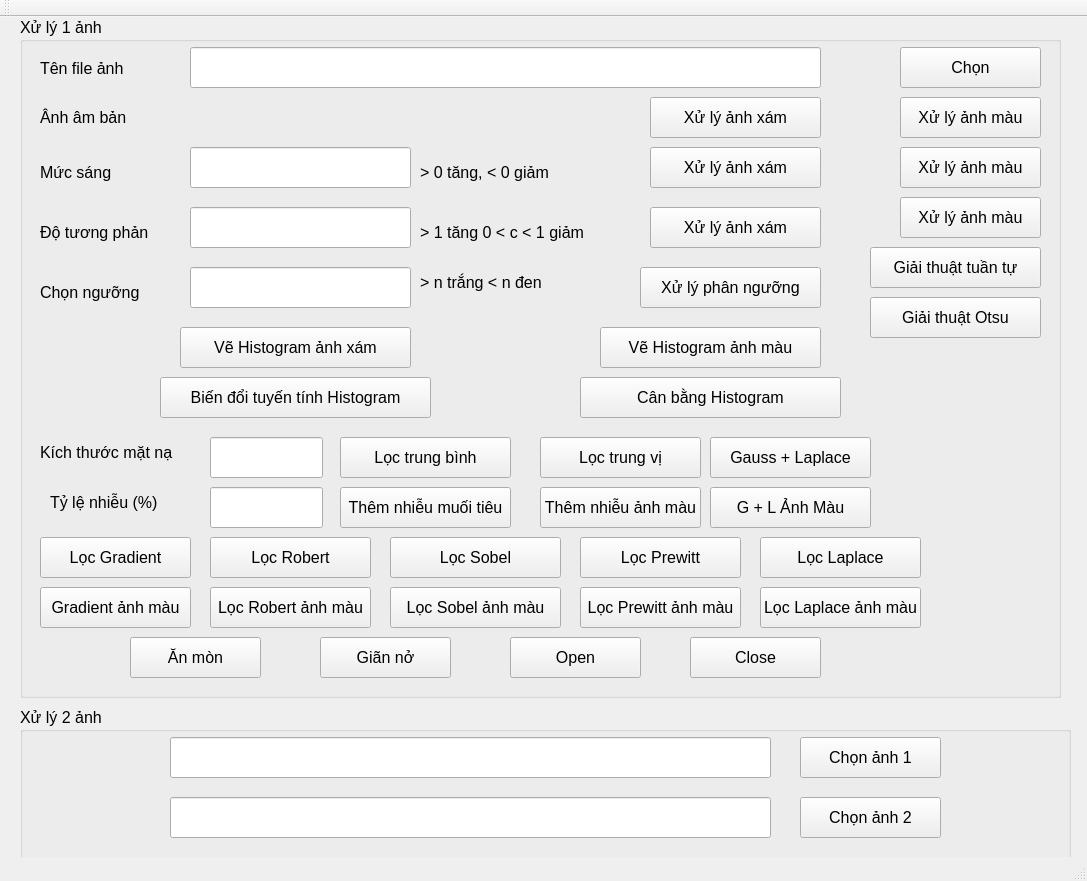
<?xml version="1.0" encoding="UTF-8"?>
<ui version="4.0">
 <class>MainWindow</class>
 <widget class="QMainWindow" name="MainWindow">
  <property name="geometry">
   <rect>
    <x>0</x>
    <y>0</y>
    <width>1087</width>
    <height>881</height>
   </rect>
  </property>
  <property name="minimumSize">
   <size>
    <width>1087</width>
    <height>881</height>
   </size>
  </property>
  <property name="font">
   <font>
    <pointsize>12</pointsize>
   </font>
  </property>
  <property name="windowTitle">
   <string>MainWindow</string>
  </property>
  <widget class="QWidget" name="centralWidget">
   <widget class="QGroupBox" name="gBox_1">
    <property name="geometry">
     <rect>
      <x>20</x>
      <y>0</y>
      <width>1041</width>
      <height>681</height>
     </rect>
    </property>
    <property name="title">
     <string>Xử lý 1 ảnh</string>
    </property>
    <widget class="QLabel" name="lb_1">
     <property name="geometry">
      <rect>
       <x>20</x>
       <y>36</y>
       <width>111</width>
       <height>31</height>
      </rect>
     </property>
     <property name="text">
      <string>Tên file ảnh</string>
     </property>
    </widget>
    <widget class="QLabel" name="lb_2">
     <property name="geometry">
      <rect>
       <x>20</x>
       <y>85</y>
       <width>121</width>
       <height>31</height>
      </rect>
     </property>
     <property name="text">
      <string>Ânh âm bản</string>
     </property>
    </widget>
    <widget class="QLabel" name="lb_3">
     <property name="geometry">
      <rect>
       <x>20</x>
       <y>140</y>
       <width>101</width>
       <height>31</height>
      </rect>
     </property>
     <property name="text">
      <string>Mức sáng</string>
     </property>
    </widget>
    <widget class="QLabel" name="lb_4">
     <property name="geometry">
      <rect>
       <x>20</x>
       <y>200</y>
       <width>141</width>
       <height>31</height>
      </rect>
     </property>
     <property name="text">
      <string>Độ tương phản</string>
     </property>
    </widget>
    <widget class="QLabel" name="lb_5">
     <property name="geometry">
      <rect>
       <x>20</x>
       <y>260</y>
       <width>121</width>
       <height>31</height>
      </rect>
     </property>
     <property name="text">
      <string>Chọn ngưỡng</string>
     </property>
    </widget>
    <widget class="QLabel" name="lb_6">
     <property name="geometry">
      <rect>
       <x>400</x>
       <y>140</y>
       <width>171</width>
       <height>31</height>
      </rect>
     </property>
     <property name="text">
      <string>&gt; 0 tăng, &lt; 0 giảm</string>
     </property>
    </widget>
    <widget class="QLabel" name="lb_7">
     <property name="geometry">
      <rect>
       <x>400</x>
       <y>200</y>
       <width>221</width>
       <height>31</height>
      </rect>
     </property>
     <property name="text">
      <string>&gt; 1 tăng 0 &lt; c &lt; 1 giảm</string>
     </property>
    </widget>
    <widget class="QLabel" name="lb_8">
     <property name="geometry">
      <rect>
       <x>400</x>
       <y>250</y>
       <width>171</width>
       <height>31</height>
      </rect>
     </property>
     <property name="text">
      <string>&gt; n trắng &lt; n đen</string>
     </property>
    </widget>
    <widget class="QLineEdit" name="ln_filename">
     <property name="geometry">
      <rect>
       <x>170</x>
       <y>30</y>
       <width>631</width>
       <height>41</height>
      </rect>
     </property>
    </widget>
    <widget class="QLineEdit" name="ln_mucsang">
     <property name="geometry">
      <rect>
       <x>170</x>
       <y>130</y>
       <width>221</width>
       <height>41</height>
      </rect>
     </property>
    </widget>
    <widget class="QLineEdit" name="ln_dotuongphan">
     <property name="geometry">
      <rect>
       <x>170</x>
       <y>190</y>
       <width>221</width>
       <height>41</height>
      </rect>
     </property>
    </widget>
    <widget class="QLineEdit" name="ln_phannguong">
     <property name="geometry">
      <rect>
       <x>170</x>
       <y>250</y>
       <width>221</width>
       <height>41</height>
      </rect>
     </property>
    </widget>
    <widget class="QPushButton" name="bt_Chon">
     <property name="geometry">
      <rect>
       <x>880</x>
       <y>30</y>
       <width>141</width>
       <height>41</height>
      </rect>
     </property>
     <property name="text">
      <string>Chọn</string>
     </property>
    </widget>
    <widget class="QPushButton" name="btn_amban_xam">
     <property name="geometry">
      <rect>
       <x>630</x>
       <y>80</y>
       <width>171</width>
       <height>41</height>
      </rect>
     </property>
     <property name="text">
      <string>Xử lý ảnh xám</string>
     </property>
    </widget>
    <widget class="QPushButton" name="btn_amban_mau">
     <property name="geometry">
      <rect>
       <x>880</x>
       <y>80</y>
       <width>141</width>
       <height>41</height>
      </rect>
     </property>
     <property name="text">
      <string>Xử lý ảnh màu</string>
     </property>
    </widget>
    <widget class="QPushButton" name="btn_mucsang_xam">
     <property name="geometry">
      <rect>
       <x>630</x>
       <y>130</y>
       <width>171</width>
       <height>41</height>
      </rect>
     </property>
     <property name="text">
      <string>Xử lý ảnh xám</string>
     </property>
    </widget>
    <widget class="QPushButton" name="btn_mucsang_mau">
     <property name="geometry">
      <rect>
       <x>880</x>
       <y>130</y>
       <width>141</width>
       <height>41</height>
      </rect>
     </property>
     <property name="text">
      <string>Xử lý ảnh màu</string>
     </property>
    </widget>
    <widget class="QPushButton" name="btn_dotuongphan_xam">
     <property name="geometry">
      <rect>
       <x>630</x>
       <y>190</y>
       <width>171</width>
       <height>41</height>
      </rect>
     </property>
     <property name="text">
      <string>Xử lý ảnh xám</string>
     </property>
    </widget>
    <widget class="QPushButton" name="btn_dotuongphan_mau">
     <property name="geometry">
      <rect>
       <x>880</x>
       <y>180</y>
       <width>141</width>
       <height>41</height>
      </rect>
     </property>
     <property name="text">
      <string>Xử lý ảnh màu</string>
     </property>
    </widget>
    <widget class="QPushButton" name="btn_phannguong">
     <property name="geometry">
      <rect>
       <x>620</x>
       <y>250</y>
       <width>181</width>
       <height>41</height>
      </rect>
     </property>
     <property name="text">
      <string>Xử lý phân ngưỡng</string>
     </property>
    </widget>
    <widget class="QPushButton" name="btn_gaithuat_tuantumau">
     <property name="geometry">
      <rect>
       <x>850</x>
       <y>230</y>
       <width>171</width>
       <height>41</height>
      </rect>
     </property>
     <property name="text">
      <string>Giải thuật tuần tự</string>
     </property>
    </widget>
    <widget class="QPushButton" name="btn_giaithuat_tosu">
     <property name="geometry">
      <rect>
       <x>850</x>
       <y>280</y>
       <width>171</width>
       <height>41</height>
      </rect>
     </property>
     <property name="text">
      <string>Giải thuật Otsu</string>
     </property>
    </widget>
    <widget class="QPushButton" name="btn_histogram_xam">
     <property name="geometry">
      <rect>
       <x>160</x>
       <y>310</y>
       <width>231</width>
       <height>41</height>
      </rect>
     </property>
     <property name="text">
      <string>Vẽ Histogram ảnh xám</string>
     </property>
    </widget>
    <widget class="QPushButton" name="btn_histogram_mau">
     <property name="geometry">
      <rect>
       <x>580</x>
       <y>310</y>
       <width>221</width>
       <height>41</height>
      </rect>
     </property>
     <property name="text">
      <string>Vẽ Histogram ảnh màu</string>
     </property>
    </widget>
    <widget class="QPushButton" name="btn_biendoituyentinh_histogram">
     <property name="geometry">
      <rect>
       <x>140</x>
       <y>360</y>
       <width>271</width>
       <height>41</height>
      </rect>
     </property>
     <property name="text">
      <string>Biến đổi tuyến tính Histogram</string>
     </property>
    </widget>
    <widget class="QPushButton" name="btn_canbang_histogram">
     <property name="geometry">
      <rect>
       <x>560</x>
       <y>360</y>
       <width>261</width>
       <height>41</height>
      </rect>
     </property>
     <property name="text">
      <string>Cân bằng Histogram</string>
     </property>
    </widget>
    <widget class="QLabel" name="lb_kichthuocmatna">
     <property name="geometry">
      <rect>
       <x>20</x>
       <y>420</y>
       <width>161</width>
       <height>31</height>
      </rect>
     </property>
     <property name="text">
      <string>Kích thước mặt nạ</string>
     </property>
    </widget>
    <widget class="QLabel" name="lb_tilenhieu">
     <property name="geometry">
      <rect>
       <x>30</x>
       <y>470</y>
       <width>151</width>
       <height>31</height>
      </rect>
     </property>
     <property name="text">
      <string>Tỷ lệ nhiễu (%)</string>
     </property>
    </widget>
    <widget class="QLineEdit" name="ln_SizeMask">
     <property name="geometry">
      <rect>
       <x>190</x>
       <y>420</y>
       <width>113</width>
       <height>41</height>
      </rect>
     </property>
    </widget>
    <widget class="QLineEdit" name="ln_tylenhieu">
     <property name="geometry">
      <rect>
       <x>190</x>
       <y>470</y>
       <width>113</width>
       <height>41</height>
      </rect>
     </property>
    </widget>
    <widget class="QPushButton" name="btn_AnMon">
     <property name="geometry">
      <rect>
       <x>110</x>
       <y>620</y>
       <width>131</width>
       <height>41</height>
      </rect>
     </property>
     <property name="text">
      <string>Ăn mòn</string>
     </property>
    </widget>
    <widget class="QPushButton" name="btn_GianNo">
     <property name="geometry">
      <rect>
       <x>300</x>
       <y>620</y>
       <width>131</width>
       <height>41</height>
      </rect>
     </property>
     <property name="text">
      <string>Giãn nở</string>
     </property>
    </widget>
    <widget class="QPushButton" name="btn_Open">
     <property name="geometry">
      <rect>
       <x>490</x>
       <y>620</y>
       <width>131</width>
       <height>41</height>
      </rect>
     </property>
     <property name="text">
      <string>Open</string>
     </property>
    </widget>
    <widget class="QPushButton" name="btn_Close">
     <property name="geometry">
      <rect>
       <x>670</x>
       <y>620</y>
       <width>131</width>
       <height>41</height>
      </rect>
     </property>
     <property name="text">
      <string>Close</string>
     </property>
    </widget>
    <widget class="QPushButton" name="btn_loctrungbinh">
     <property name="geometry">
      <rect>
       <x>320</x>
       <y>420</y>
       <width>171</width>
       <height>41</height>
      </rect>
     </property>
     <property name="text">
      <string>Lọc trung bình</string>
     </property>
    </widget>
    <widget class="QPushButton" name="btn_loctrungvi">
     <property name="geometry">
      <rect>
       <x>520</x>
       <y>420</y>
       <width>161</width>
       <height>41</height>
      </rect>
     </property>
     <property name="text">
      <string>Lọc trung vị</string>
     </property>
    </widget>
    <widget class="QPushButton" name="bt_gauss_laplace">
     <property name="geometry">
      <rect>
       <x>690</x>
       <y>420</y>
       <width>161</width>
       <height>41</height>
      </rect>
     </property>
     <property name="text">
      <string>Gauss + Laplace</string>
     </property>
    </widget>
    <widget class="QPushButton" name="btn_nhieumuoitieu">
     <property name="geometry">
      <rect>
       <x>320</x>
       <y>470</y>
       <width>171</width>
       <height>41</height>
      </rect>
     </property>
     <property name="text">
      <string>Thêm nhiễu muối tiêu</string>
     </property>
    </widget>
    <widget class="QPushButton" name="btn_nhieuanhmau">
     <property name="geometry">
      <rect>
       <x>520</x>
       <y>470</y>
       <width>161</width>
       <height>41</height>
      </rect>
     </property>
     <property name="text">
      <string>Thêm nhiễu ảnh màu</string>
     </property>
    </widget>
    <widget class="QPushButton" name="btn_G_L_anhmau">
     <property name="geometry">
      <rect>
       <x>690</x>
       <y>470</y>
       <width>161</width>
       <height>41</height>
      </rect>
     </property>
     <property name="text">
      <string>G + L Ảnh Màu</string>
     </property>
    </widget>
    <widget class="QPushButton" name="btn_locGradient">
     <property name="geometry">
      <rect>
       <x>20</x>
       <y>520</y>
       <width>151</width>
       <height>41</height>
      </rect>
     </property>
     <property name="text">
      <string>Lọc Gradient</string>
     </property>
    </widget>
    <widget class="QPushButton" name="btn_Gra_anhmau">
     <property name="geometry">
      <rect>
       <x>20</x>
       <y>570</y>
       <width>151</width>
       <height>41</height>
      </rect>
     </property>
     <property name="text">
      <string>Gradient ảnh màu</string>
     </property>
    </widget>
    <widget class="QPushButton" name="btn_locRobert">
     <property name="geometry">
      <rect>
       <x>190</x>
       <y>520</y>
       <width>161</width>
       <height>41</height>
      </rect>
     </property>
     <property name="text">
      <string>Lọc Robert</string>
     </property>
    </widget>
    <widget class="QPushButton" name="btn_locRobert_anhmau">
     <property name="geometry">
      <rect>
       <x>190</x>
       <y>570</y>
       <width>161</width>
       <height>41</height>
      </rect>
     </property>
     <property name="text">
      <string>Lọc Robert ảnh màu</string>
     </property>
    </widget>
    <widget class="QPushButton" name="btn_locSobel">
     <property name="geometry">
      <rect>
       <x>370</x>
       <y>520</y>
       <width>171</width>
       <height>41</height>
      </rect>
     </property>
     <property name="text">
      <string>Lọc Sobel</string>
     </property>
    </widget>
    <widget class="QPushButton" name="btn_locSobel_anhmau">
     <property name="geometry">
      <rect>
       <x>370</x>
       <y>570</y>
       <width>171</width>
       <height>41</height>
      </rect>
     </property>
     <property name="text">
      <string>Lọc Sobel ảnh màu</string>
     </property>
    </widget>
    <widget class="QPushButton" name="btn_locPrewitt">
     <property name="geometry">
      <rect>
       <x>560</x>
       <y>520</y>
       <width>161</width>
       <height>41</height>
      </rect>
     </property>
     <property name="text">
      <string>Lọc Prewitt</string>
     </property>
    </widget>
    <widget class="QPushButton" name="btn_locPrewitt_anhmau">
     <property name="geometry">
      <rect>
       <x>560</x>
       <y>570</y>
       <width>161</width>
       <height>41</height>
      </rect>
     </property>
     <property name="text">
      <string>Lọc Prewitt ảnh màu</string>
     </property>
    </widget>
    <widget class="QPushButton" name="btn_locLaplace">
     <property name="geometry">
      <rect>
       <x>740</x>
       <y>520</y>
       <width>161</width>
       <height>41</height>
      </rect>
     </property>
     <property name="text">
      <string>Lọc Laplace</string>
     </property>
    </widget>
    <widget class="QPushButton" name="btn_locLaplace_anhmau">
     <property name="geometry">
      <rect>
       <x>740</x>
       <y>570</y>
       <width>161</width>
       <height>41</height>
      </rect>
     </property>
     <property name="text">
      <string>Lọc Laplace ảnh màu</string>
     </property>
    </widget>
   </widget>
   <widget class="QGroupBox" name="gBox_2">
    <property name="geometry">
     <rect>
      <x>20</x>
      <y>690</y>
      <width>1051</width>
      <height>261</height>
     </rect>
    </property>
    <property name="title">
     <string>Xử lý 2 ảnh</string>
    </property>
    <widget class="QLineEdit" name="ln_anh1">
     <property name="geometry">
      <rect>
       <x>150</x>
       <y>30</y>
       <width>601</width>
       <height>41</height>
      </rect>
     </property>
    </widget>
    <widget class="QLineEdit" name="ln_anh2">
     <property name="geometry">
      <rect>
       <x>150</x>
       <y>90</y>
       <width>601</width>
       <height>41</height>
      </rect>
     </property>
    </widget>
    <widget class="QLineEdit" name="ln_Opacity1">
     <property name="geometry">
      <rect>
       <x>150</x>
       <y>150</y>
       <width>241</width>
       <height>41</height>
      </rect>
     </property>
    </widget>
    <widget class="QLineEdit" name="ln_Opacity1_2">
     <property name="geometry">
      <rect>
       <x>150</x>
       <y>210</y>
       <width>241</width>
       <height>41</height>
      </rect>
     </property>
    </widget>
    <widget class="QPushButton" name="btn_ChonAnh1">
     <property name="geometry">
      <rect>
       <x>780</x>
       <y>30</y>
       <width>141</width>
       <height>41</height>
      </rect>
     </property>
     <property name="text">
      <string>Chọn ảnh 1</string>
     </property>
    </widget>
    <widget class="QPushButton" name="btn_ChonAnh2">
     <property name="geometry">
      <rect>
       <x>780</x>
       <y>90</y>
       <width>141</width>
       <height>41</height>
      </rect>
     </property>
     <property name="text">
      <string>Chọn ảnh 2</string>
     </property>
    </widget>
    <widget class="QPushButton" name="bt_Cong2Anh">
     <property name="geometry">
      <rect>
       <x>420</x>
       <y>180</y>
       <width>161</width>
       <height>41</height>
      </rect>
     </property>
     <property name="text">
      <string>Cộng 2 ảnh</string>
     </property>
    </widget>
    <widget class="QPushButton" name="bt_Tru2Anh">
     <property name="geometry">
      <rect>
       <x>610</x>
       <y>180</y>
       <width>141</width>
       <height>41</height>
      </rect>
     </property>
     <property name="text">
      <string>Trừ 2 ảnh</string>
     </property>
    </widget>
    <widget class="QLabel" name="lb_Opacity1">
     <property name="geometry">
      <rect>
       <x>20</x>
       <y>150</y>
       <width>111</width>
       <height>31</height>
      </rect>
     </property>
     <property name="text">
      <string>Opacity ảnh 1</string>
     </property>
    </widget>
    <widget class="QLabel" name="lb_Opacity1_2">
     <property name="geometry">
      <rect>
       <x>20</x>
       <y>210</y>
       <width>111</width>
       <height>31</height>
      </rect>
     </property>
     <property name="text">
      <string>Opacity ảnh 2</string>
     </property>
    </widget>
   </widget>
  </widget>
  <widget class="QMenuBar" name="menuBar">
   <property name="geometry">
    <rect>
     <x>0</x>
     <y>0</y>
     <width>1087</width>
     <height>21</height>
    </rect>
   </property>
  </widget>
  <widget class="QToolBar" name="mainToolBar">
   <attribute name="toolBarArea">
    <enum>TopToolBarArea</enum>
   </attribute>
   <attribute name="toolBarBreak">
    <bool>false</bool>
   </attribute>
  </widget>
  <widget class="QStatusBar" name="statusBar"/>
 </widget>
 <layoutdefault spacing="6" margin="11"/>
 <resources/>
 <connections/>
</ui>
